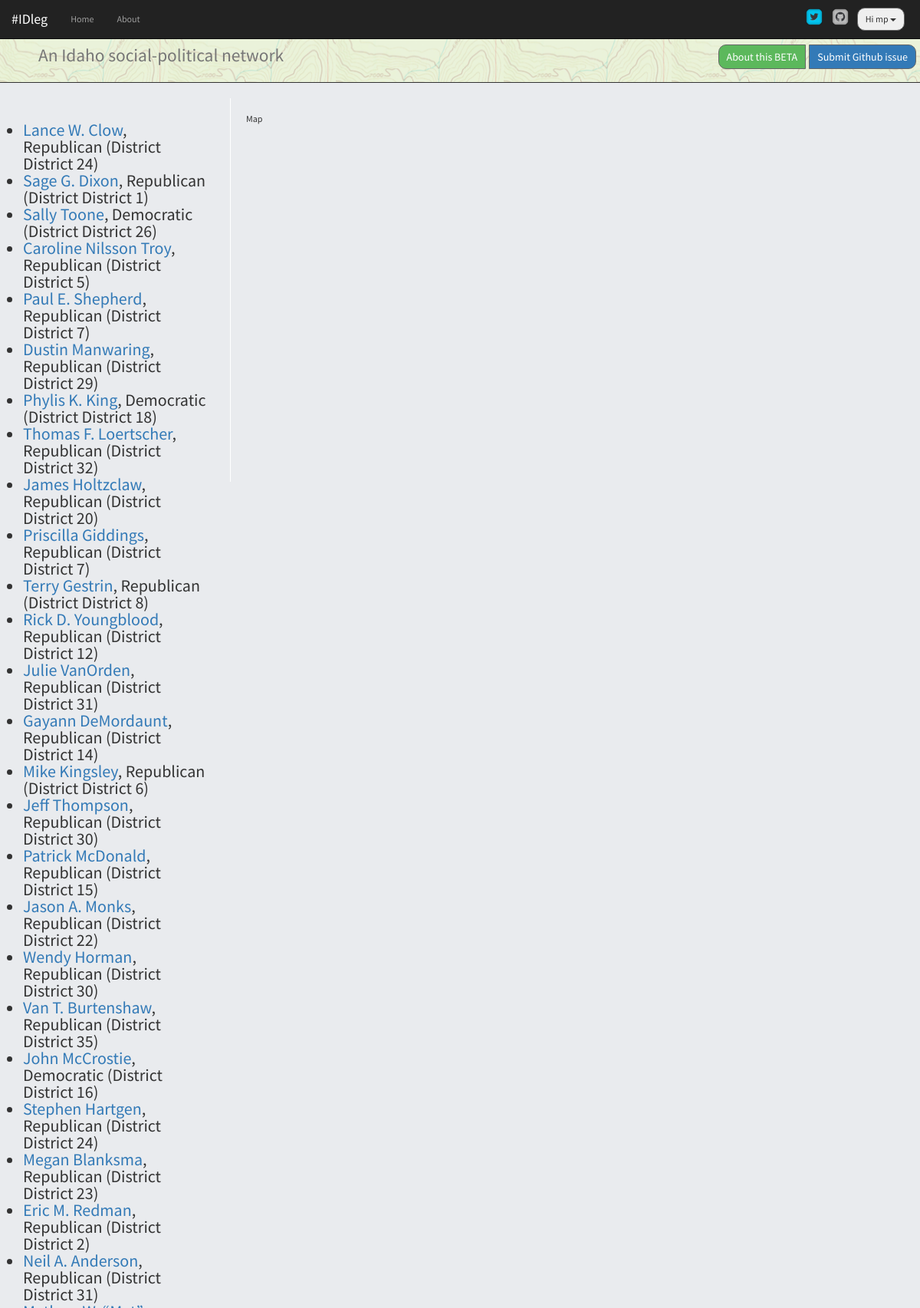
The page /lawmakers (signed in, upper part) on the database its author committed.
### app/idleg/models.py (models this page shows, shortened)
class User(db.Model):
  id = db.Column(db.Integer, primary_key=True)
  username = db.Column(db.String(100), unique=True)
  pwdhash= db.Column(db.String())
  email = db.Column(db.String(64), nullable=True)
  comments = db.relationship('Comment', backref='commenter', lazy='dynamic')

class Lawmaker(db.Model):
  leg_id = db.Column(db.String, primary_key = True)
  first_name = db.Column(db.String)
  last_name = db.Column(db.String)
  middle_name = db.Column(db.String)
  district = db.Column(db.String)
  chamber = db.Column(db.String)
  url = db.Column(db.String)
  email = db.Column(db.String)
  party = db.Column(db.String)
  photo_url = db.Column(db.String)

### app/idleg/views.py (the view)
@idleg.route('/lawmakers')
def lawmakers():
  rform = RegistrationForm(request.form)
  lform = LoginForm(request.form)
  lawmakers = Lawmaker.query.order_by(cast(Lawmaker.district, Integer)).all()
  return render_template('lawmakers.html', user=current_user, lform=lform, rform=rform, lawmakers=lawmakers)

### app/idleg/views.py (called while the page is built)
@login_manager.user_loader
def load_user(id):
  return User.query.get(int(id))

@idleg.before_request
def get_current_user():
  g.user = current_user

### app/templates/lawmakers.html (shortened to what this page needs)
{% extends 'base.html' %}
{% block container %}
<div class="col-md-3 pad2">
  <ul class="billsummary">
    {% for lm in lawmakers%}
    <li>
      <a href="{{ url_for('idleg.lawmaker', legid=lm.leg_id) }}">{% print lm.first_name %} {% print lm.last_name %}</a>, {% print lm.party %}  (District {% print lm.district %})
      <br />
    </li>
    {% endfor %}
  </ul>
</div>
<div id='map' class='col-md-5 map pad2'>Map</div>
{% endblock %}

### app/templates/base.html (shortened to what this page needs)
<!DOCTYPE html>
<html>
  <head>
    <link href="https://netdna.bootstrapcdn.com/font-awesome/4.0.3/css/font-awesome.css" rel="stylesheet">
    <link rel="stylesheet" href="https://maxcdn.bootstrapcdn.com/bootstrap/3.3.6/css/bootstrap.min.css">
    <link href="{{ url_for('static', filename='css/styles.css') }}" rel="stylesheet" />
    <link rel="stylesheet" href="https://cdnjs.cloudflare.com/ajax/libs/bootstrap-select/1.12.1/css/bootstrap-select.min.css">
    <link rel="stylesheet" href="https://unpkg.com/leaflet@1.0.0-rc.3/dist/leaflet.css" />
    <link rel="stylesheet" href='https://api.tiles.mapbox.com/mapbox-gl-js/v0.21.0/mapbox-gl.css'  />
  </head>
  <body>
    <header>
      <div class="tops">
        <div class="page-header">
            <div class="btn-toolbar pull-right">
              <div class="btn-group">
                <a href="https://github.com/paleomedia/idleg_flask" role="button" class="btn btn-success">About this BETA</a>
                <a href="https://github.com/paleomedia/idleg_flask/issues/new" role="button" class="btn btn-primary">Submit Github issue</a>
              </div>
            </div>
          <h1><small>An Idaho social-political network</small></h1>
        </div>
    <nav class="navbar navbar-inverse navbar-fixed-top" role="navigation">
    	<div class="container-fluid">
      <div class="navbar-header">
     	    <a class="navbar-brand" href="/home"><span class="navbar-logo">#IDleg</span></a>
    	 </div>
    	  <div id="navbar" class= "navbar-collapse collapse">
      	    <ul class="nav navbar-nav">
              <li {%- if request.path == "/home" %} class="active"{% endif %}><a href="/home">Home <span class="sr-only">(current)</span></a></li>
              <li {%- if request.path == "/about" %} class="active"{% endif %}><a href="https://github.com/paleomedia/idleg_flask">About</a></li>
            </ul>
            <ul class="nav navbar-nav pull-right">
                <li>
                <a href="https://twitter.com/search?q=%23idleg&src=typd"><img src="{{ url_for('static', filename="images/twittericon.png") }}" width="24px" height="24px"></a>
                </li>
                <li>
                <a href="https://github.com/paleomedia/idleg"><img src="{{ url_for('static', filename="images/Github-Icon.png") }}" width="24px" height="24px"></a>
                </li>
                {% if current_user.is_authenticated %}
                  <li class="dropdown">
                    <button type="button" class="btn btn-xs dropdown-toggle" id="dropdownMenu1" data-toggle="dropdown" aria-haspopup="true" aria-expanded="true">
                      Hi {{ user.username }}
                      <span class="caret" aria-hidden="true"></span>
                    </button>
                  </li>
                {% else %}
                  <li>
                  {% include 'login_modal.html' %}
                  </li>
                {% endif %}
            </ul>
    	 </div>
    	 </div>
  </nav>
  	</div>
	</header>
    {% block container %} {% endblock %}
  </body>
</html>

### app/static/css/styles.css (style rules this page uses)
body { background-color: #e9ebee; }
.page-header { margin-top:48px; background-image: url("../images/topo.png"); width: 100%; min-height: 50px; border-bottom: 1px solid; }
.page-header h1 { margin-left: 50px; }
.nav.pull-right>li>a { padding: 10px 5px !important; }
body { font-family: 'Source Sans Pro', Helvetica, sans-serif; font-size: 12px; line-height: 1.3rem; font-weight: 400; margin: 0; padding: 0; }
.btn { margin: 10px 5px 10px 5px; padding: 5px 10px; border-radius: 10px; border: solid 1px #666; display: block; float: left; cursor: pointer; }
.billsummary { font-size: 2.2rem; line-height: 2.2rem; padding:10px; }
.map { border-left:1px solid #fff; position:relative; top:0; bottom:0; height: 500px; }
.pad2 { padding:20px; -webkit-box-sizing:border-box; -moz-box-sizing:border-box; box-sizing:border-box; }

### rows shown on the page
User: username "mp"
Lawmaker: first_name "Lance W.", last_name "Clow", party "Republican", district "District 24"
Lawmaker: first_name "Sage G.", last_name "Dixon", party "Republican", district "District 1"
Lawmaker: first_name "Sally", last_name "Toone", party "Democratic", district "District 26"
Lawmaker: first_name "Caroline Nilsson", last_name "Troy", party "Republican", district "District 5"
Lawmaker: first_name "Paul E.", last_name "Shepherd", party "Republican", district "District 7"
Lawmaker: first_name "Dustin", last_name "Manwaring", party "Republican", district "District 29"
Lawmaker: first_name "Phylis K.", last_name "King", party "Democratic", district "District 18"
Lawmaker: first_name "Thomas F.", last_name "Loertscher", party "Republican", district "District 32"
Lawmaker: first_name "James", last_name "Holtzclaw", party "Republican", district "District 20"
Lawmaker: first_name "Priscilla", last_name "Giddings", party "Republican", district "District 7"
Lawmaker: first_name "Terry", last_name "Gestrin", party "Republican", district "District 8"
Lawmaker: first_name "Rick D.", last_name "Youngblood", party "Republican", district "District 12"
Lawmaker: first_name "Julie", last_name "VanOrden", party "Republican", district "District 31"
Lawmaker: first_name "Gayann", last_name "DeMordaunt", party "Republican", district "District 14"
Lawmaker: first_name "Mike", last_name "Kingsley", party "Republican", district "District 6"
Lawmaker: first_name "Jeff", last_name "Thompson", party "Republican", district "District 30"
Lawmaker: first_name "Patrick", last_name "McDonald", party "Republican", district "District 15"
Lawmaker: first_name "Jason A.", last_name "Monks", party "Republican", district "District 22"
Lawmaker: first_name "Wendy", last_name "Horman", party "Republican", district "District 30"
Lawmaker: first_name "Van T.", last_name "Burtenshaw", party "Republican", district "District 35"
Lawmaker: first_name "John", last_name "McCrostie", party "Democratic", district "District 16"
Lawmaker: first_name "Stephen", last_name "Hartgen", party "Republican", district "District 24"
Lawmaker: first_name "Megan", last_name "Blanksma", party "Republican", district "District 23"
Lawmaker: first_name "Eric M.", last_name "Redman", party "Republican", district "District 2"
Lawmaker: first_name "Neil A.", last_name "Anderson", party "Republican", district "District 31"
